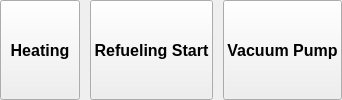
                      <widget class="QWidget" name="btn_group_c">
                       <layout class="QHBoxLayout" name="horizontalLayout_42">
                        <property name="spacing">
                         <number>10</number>
                        </property>
                        <property name="leftMargin">
                         <number>0</number>
                        </property>
                        <property name="topMargin">
                         <number>0</number>
                        </property>
                        <property name="rightMargin">
                         <number>0</number>
                        </property>
                        <property name="bottomMargin">
                         <number>0</number>
                        </property>
                        <item>
                         <widget class="QPushButton" name="heat_btn_c">
                          <property name="sizePolicy">
                           <sizepolicy hsizetype="Preferred" vsizetype="Preferred">
                            <horstretch>0</horstretch>
                            <verstretch>0</verstretch>
                           </sizepolicy>
                          </property>
                          <property name="maximumSize">
                           <size>
                            <width>16777215</width>
                            <height>150</height>
                           </size>
                          </property>
                          <property name="font">
                           <font>
                            <family>Segoe UI</family>
                            <pointsize>12</pointsize>
                            <weight>75</weight>
                            <bold>true</bold>
                           </font>
                          </property>
                          <property name="styleSheet">
                           <string notr="true"/>
                          </property>
                          <property name="text">
                           <string>Heating</string>
                          </property>
                          <property name="checkable">
                           <bool>true</bool>
                          </property>
                         </widget>
                        </item>
                        <item>
                         <widget class="QPushButton" name="refuel_btn_c">
                          <property name="sizePolicy">
                           <sizepolicy hsizetype="Preferred" vsizetype="Preferred">
                            <horstretch>0</horstretch>
                            <verstretch>0</verstretch>
                           </sizepolicy>
                          </property>
                          <property name="maximumSize">
                           <size>
                            <width>16777215</width>
                            <height>150</height>
                           </size>
                          </property>
                          <property name="font">
                           <font>
                            <family>Segoe UI</family>
                            <pointsize>12</pointsize>
                            <weight>75</weight>
                            <bold>true</bold>
                           </font>
                          </property>
                          <property name="styleSheet">
                           <string notr="true"/>
                          </property>
                          <property name="text">
                           <string>Refueling Start</string>
                          </property>
                          <property name="checkable">
                           <bool>true</bool>
                          </property>
                         </widget>
                        </item>
                        <item>
                         <widget class="QPushButton" name="vacuum_btn_c">
                          <property name="sizePolicy">
                           <sizepolicy hsizetype="Preferred" vsizetype="Preferred">
                            <horstretch>0</horstretch>
                            <verstretch>0</verstretch>
                           </sizepolicy>
                          </property>
                          <property name="maximumSize">
                           <size>
                            <width>16777215</width>
                            <height>150</height>
                           </size>
                          </property>
                          <property name="font">
                           <font>
                            <family>Segoe UI</family>
                            <pointsize>12</pointsize>
                            <weight>75</weight>
                            <bold>true</bold>
                           </font>
                          </property>
                          <property name="styleSheet">
                           <string notr="true"/>
                          </property>
                          <property name="text">
                           <string>Vacuum Pump</string>
                          </property>
                          <property name="checkable">
                           <bool>true</bool>
                          </property>
                         </widget>
                        </item>
                       </layout>
                      </widget>
